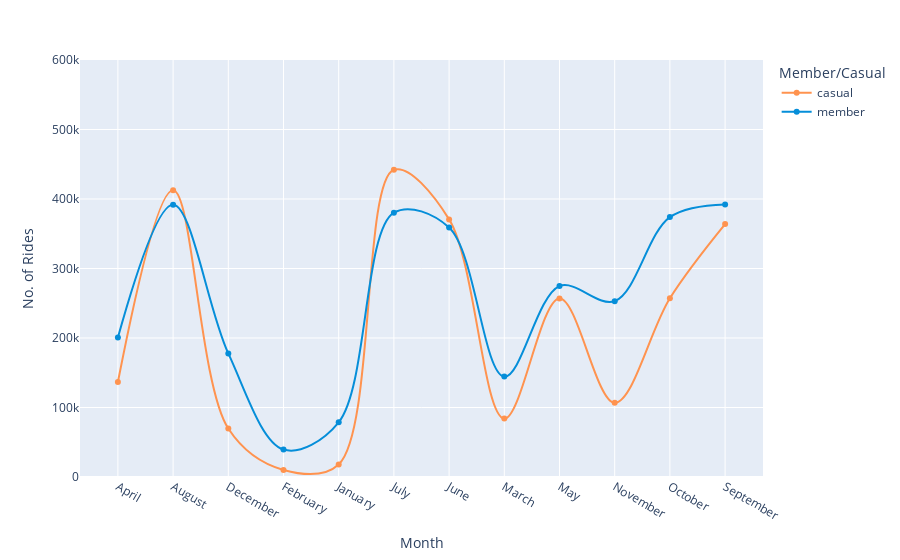

Notebook source saved alongside this figure:
### Code cell
fig2 = df.groupby(['trip_month', 'member_casual'], as_index=False).count()

px.line(fig2, x = 'trip_month', y = 'ride_id', range_y = [0,600000],
        color = 'member_casual',  
        line_shape = 'spline',
        markers=True,
        labels = {'ride_id': 'No. of Rides', 'trip_month': 'Month', 'member_casual': 'Member/Casual'},
        hover_name = 'member_casual', hover_data = {'member_casual': False, 'trip_month': True, 'ride_id': True}, 
        color_discrete_map = {'casual': '#FF934F', 'member': '#058ED9'})

### Figure 1 — Plotly figure (JSON) as saved in the notebook; plotly's stock layout.template omitted (floating-point values rounded to 4 significant figures)
{"data": [{"customdata": [["casual"], ["casual"], ["casual"], ["casual"], ["casual"], ["casual"], ["casual"], ["casual"], ["casual"], ["casual"], ["casual"], ["casual"]], "hovertemplate": "<b>%{hovertext}</b><br><br>Month=%{x}<br>No. of Rides=%{y}<extra></extra>", "hovertext": ["casual", "casual", "casual", "casual", "casual", "casual", "casual", "casual", "casual", "casual", "casual", "casual"], "legendgroup": "casual", "line": {"color": "#FF934F", "dash": "solid", "shape": "spline"}, "marker": {"symbol": "circle"}, "mode": "lines+markers", "name": "casual", "orientation": "v", "showlegend": true, "type": "scatter", "x": ["April", "August", "December", "February", "January", "July", "June", "March", "May", "November", "October", "September"], "xaxis": "x", "y": [136601, 412662, 69738, 10131, 18117, 442048, 370678, 84032, 256916, 106898, 257242, 363883], "yaxis": "y"}, {"customdata": [["member"], ["member"], ["member"], ["member"], ["member"], ["member"], ["member"], ["member"], ["member"], ["member"], ["member"], ["member"]], "hovertemplate": "<b>%{hovertext}</b><br><br>Month=%{x}<br>No. of Rides=%{y}<extra></extra>", "hovertext": ["member", "member", "member", "member", "member", "member", "member", "member", "member", "member", "member", "member"], "legendgroup": "member", "line": {"color": "#058ED9", "dash": "solid", "shape": "spline"}, "marker": {"symbol": "circle"}, "mode": "lines+markers", "name": "member", "orientation": "v", "showlegend": true, "type": "scatter", "x": ["April", "August", "December", "February", "January", "July", "June", "March", "May", "November", "October", "September"], "xaxis": "x", "y": [200624, 391661, 177802, 39491, 78715, 380349, 358912, 144462, 274715, 253027, 373984, 392228], "yaxis": "y"}], "layout": {"legend": {"title": {"text": "Member/Casual"}, "tracegroupgap": 0}, "margin": {"t": 60}, "xaxis": {"anchor": "y", "domain": [0.0, 1.0], "title": {"text": "Month"}}, "yaxis": {"anchor": "x", "domain": [0.0, 1.0], "range": [0, 600000], "title": {"text": "No. of Rides"}}}}
